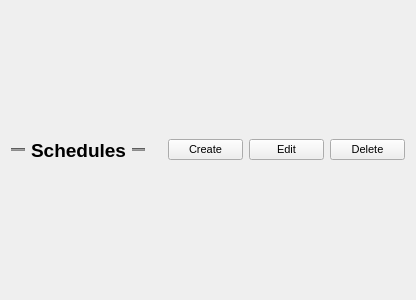
<?xml version="1.0" encoding="UTF-8"?>
<ui version="4.0">
 <class>Form</class>
 <widget class="QWidget" name="Form">
  <property name="geometry">
   <rect>
    <x>0</x>
    <y>0</y>
    <width>416</width>
    <height>300</height>
   </rect>
  </property>
  <property name="windowTitle">
   <string>Form</string>
  </property>
  <layout class="QHBoxLayout" name="horizontalLayout">
   <item>
    <widget class="Line" name="lline">
     <property name="sizePolicy">
      <sizepolicy hsizetype="Minimum" vsizetype="Fixed">
       <horstretch>0</horstretch>
       <verstretch>0</verstretch>
      </sizepolicy>
     </property>
     <property name="styleSheet">
      <string notr="true">background-color: rgb(140, 140, 140);</string>
     </property>
     <property name="orientation">
      <enum>Qt::Horizontal</enum>
     </property>
    </widget>
   </item>
   <item>
    <widget class="QLabel" name="mainLabel">
     <property name="maximumSize">
      <size>
       <width>180</width>
       <height>16777215</height>
      </size>
     </property>
     <property name="font">
      <font>
       <family>Segoe UI</family>
       <pointsize>14</pointsize>
       <weight>75</weight>
       <bold>true</bold>
      </font>
     </property>
     <property name="styleSheet">
      <string notr="true">color:rgb(0, 0, 0);</string>
     </property>
     <property name="text">
      <string>Schedules</string>
     </property>
     <property name="alignment">
      <set>Qt::AlignCenter</set>
     </property>
    </widget>
   </item>
   <item>
    <widget class="Line" name="rline">
     <property name="sizePolicy">
      <sizepolicy hsizetype="Minimum" vsizetype="Fixed">
       <horstretch>0</horstretch>
       <verstretch>0</verstretch>
      </sizepolicy>
     </property>
     <property name="styleSheet">
      <string notr="true">background-color: rgb(140, 140, 140);</string>
     </property>
     <property name="frameShadow">
      <enum>QFrame::Sunken</enum>
     </property>
     <property name="orientation">
      <enum>Qt::Horizontal</enum>
     </property>
    </widget>
   </item>
   <item>
    <spacer name="hspacer1">
     <property name="orientation">
      <enum>Qt::Horizontal</enum>
     </property>
     <property name="sizeType">
      <enum>QSizePolicy::Fixed</enum>
     </property>
     <property name="sizeHint" stdset="0">
      <size>
       <width>17</width>
       <height>58</height>
      </size>
     </property>
    </spacer>
   </item>
   <item>
    <widget class="QPushButton" name="createButton">
     <property name="maximumSize">
      <size>
       <width>75</width>
       <height>16777215</height>
      </size>
     </property>
     <property name="font">
      <font>
       <family>Segoe UI</family>
       <pointsize>8</pointsize>
      </font>
     </property>
     <property name="toolTip">
      <string>Add a new schedule</string>
     </property>
     <property name="styleSheet">
      <string notr="true">color:rgb(0, 0, 0);</string>
     </property>
     <property name="text">
      <string>Create</string>
     </property>
     <property name="icon">
      <iconset>
       <normaloff>D:/jacbo/Downloads/create.png</normaloff>D:/jacbo/Downloads/create.png</iconset>
     </property>
    </widget>
   </item>
   <item>
    <widget class="QPushButton" name="editButton">
     <property name="maximumSize">
      <size>
       <width>75</width>
       <height>16777215</height>
      </size>
     </property>
     <property name="font">
      <font>
       <family>Segoe UI</family>
       <pointsize>8</pointsize>
      </font>
     </property>
     <property name="toolTip">
      <string>Edit selected row</string>
     </property>
     <property name="styleSheet">
      <string notr="true">color:rgb(0, 0, 0);</string>
     </property>
     <property name="text">
      <string>Edit</string>
     </property>
     <property name="icon">
      <iconset>
       <normaloff>D:/jacbo/Downloads/edit.png</normaloff>D:/jacbo/Downloads/edit.png</iconset>
     </property>
    </widget>
   </item>
   <item>
    <widget class="QPushButton" name="delButton">
     <property name="maximumSize">
      <size>
       <width>75</width>
       <height>16777215</height>
      </size>
     </property>
     <property name="font">
      <font>
       <family>Segoe UI</family>
       <pointsize>8</pointsize>
      </font>
     </property>
     <property name="toolTip">
      <string>Delete selected row</string>
     </property>
     <property name="styleSheet">
      <string notr="true">color:rgb(0, 0, 0);</string>
     </property>
     <property name="text">
      <string>Delete</string>
     </property>
     <property name="icon">
      <iconset>
       <normaloff>D:/jacbo/Downloads/delete.png</normaloff>D:/jacbo/Downloads/delete.png</iconset>
     </property>
    </widget>
   </item>
  </layout>
 </widget>
 <resources/>
 <connections/>
</ui>
